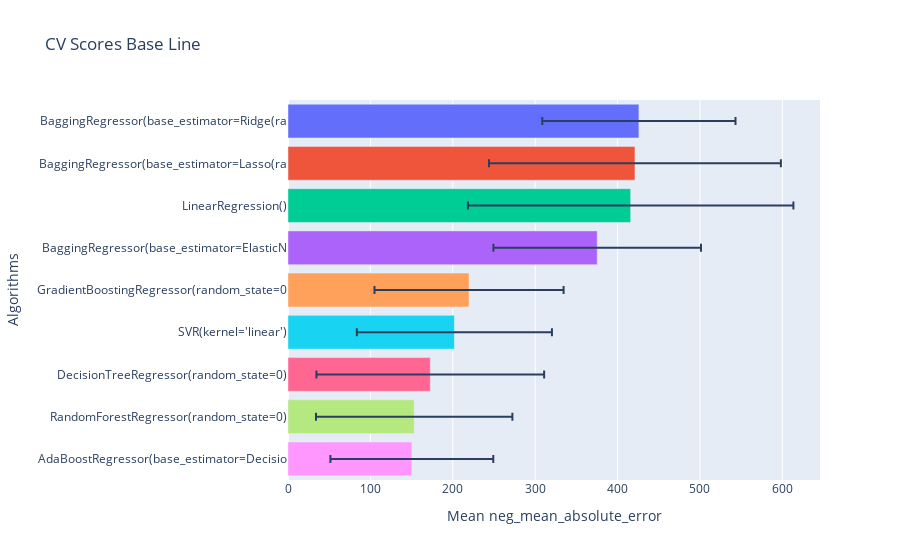

The cell this chart's notebook holds for it:
### Code cell
gp.crossval_models(x_train,y_train,10,lista_estimadores,"neg_mean_absolute_error")

### Figure 1 — Plotly figure (JSON) as saved in the notebook; plotly's stock layout.template omitted (floating-point values rounded to 4 significant figures)
{"data": [{"alignmentgroup": "True", "error_x": {"array": [117.3]}, "hovertemplate": "Algorithms=%{y}<br>Mean neg_mean_absolute_error=%{x}<extra></extra>", "legendgroup": "BaggingRegressor(base_estimator=Ridge(ra", "marker": {"color": "#636efa", "pattern": {"shape": ""}}, "name": "BaggingRegressor(base_estimator=Ridge(ra", "offsetgroup": "BaggingRegressor(base_estimator=Ridge(ra", "orientation": "h", "showlegend": true, "textposition": "auto", "type": "bar", "x": [425.9], "xaxis": "x", "y": ["BaggingRegressor(base_estimator=Ridge(ra"], "yaxis": "y"}, {"alignmentgroup": "True", "error_x": {"array": [177.1]}, "hovertemplate": "Algorithms=%{y}<br>Mean neg_mean_absolute_error=%{x}<extra></extra>", "legendgroup": "BaggingRegressor(base_estimator=Lasso(ra", "marker": {"color": "#EF553B", "pattern": {"shape": ""}}, "name": "BaggingRegressor(base_estimator=Lasso(ra", "offsetgroup": "BaggingRegressor(base_estimator=Lasso(ra", "orientation": "h", "showlegend": true, "textposition": "auto", "type": "bar", "x": [421.1], "xaxis": "x", "y": ["BaggingRegressor(base_estimator=Lasso(ra"], "yaxis": "y"}, {"alignmentgroup": "True", "error_x": {"array": [197.5]}, "hovertemplate": "Algorithms=%{y}<br>Mean neg_mean_absolute_error=%{x}<extra></extra>", "legendgroup": "LinearRegression()", "marker": {"color": "#00cc96", "pattern": {"shape": ""}}, "name": "LinearRegression()", "offsetgroup": "LinearRegression()", "orientation": "h", "showlegend": true, "textposition": "auto", "type": "bar", "x": [415.9], "xaxis": "x", "y": ["LinearRegression()"], "yaxis": "y"}, {"alignmentgroup": "True", "error_x": {"array": [126.0]}, "hovertemplate": "Algorithms=%{y}<br>Mean neg_mean_absolute_error=%{x}<extra></extra>", "legendgroup": "BaggingRegressor(base_estimator=ElasticN", "marker": {"color": "#ab63fa", "pattern": {"shape": ""}}, "name": "BaggingRegressor(base_estimator=ElasticN", "offsetgroup": "BaggingRegressor(base_estimator=ElasticN", "orientation": "h", "showlegend": true, "textposition": "auto", "type": "bar", "x": [375.2], "xaxis": "x", "y": ["BaggingRegressor(base_estimator=ElasticN"], "yaxis": "y"}, {"alignmentgroup": "True", "error_x": {"array": [114.8]}, "hovertemplate": "Algorithms=%{y}<br>Mean neg_mean_absolute_error=%{x}<extra></extra>", "legendgroup": "GradientBoostingRegressor(random_state=0", "marker": {"color": "#FFA15A", "pattern": {"shape": ""}}, "name": "GradientBoostingRegressor(random_state=0", "offsetgroup": "GradientBoostingRegressor(random_state=0", "orientation": "h", "showlegend": true, "textposition": "auto", "type": "bar", "x": [219.7], "xaxis": "x", "y": ["GradientBoostingRegressor(random_state=0"], "yaxis": "y"}, {"alignmentgroup": "True", "error_x": {"array": [118.4]}, "hovertemplate": "Algorithms=%{y}<br>Mean neg_mean_absolute_error=%{x}<extra></extra>", "legendgroup": "SVR(kernel='linear')", "marker": {"color": "#19d3f3", "pattern": {"shape": ""}}, "name": "SVR(kernel='linear')", "offsetgroup": "SVR(kernel='linear')", "orientation": "h", "showlegend": true, "textposition": "auto", "type": "bar", "x": [201.9], "xaxis": "x", "y": ["SVR(kernel='linear')"], "yaxis": "y"}, {"alignmentgroup": "True", "error_x": {"array": [138.2]}, "hovertemplate": "Algorithms=%{y}<br>Mean neg_mean_absolute_error=%{x}<extra></extra>", "legendgroup": "DecisionTreeRegressor(random_state=0)", "marker": {"color": "#FF6692", "pattern": {"shape": ""}}, "name": "DecisionTreeRegressor(random_state=0)", "offsetgroup": "DecisionTreeRegressor(random_state=0)", "orientation": "h", "showlegend": true, "textposition": "auto", "type": "bar", "x": [172.7], "xaxis": "x", "y": ["DecisionTreeRegressor(random_state=0)"], "yaxis": "y"}, {"alignmentgroup": "True", "error_x": {"array": [119.2]}, "hovertemplate": "Algorithms=%{y}<br>Mean neg_mean_absolute_error=%{x}<extra></extra>", "legendgroup": "RandomForestRegressor(random_state=0)", "marker": {"color": "#B6E880", "pattern": {"shape": ""}}, "name": "RandomForestRegressor(random_state=0)", "offsetgroup": "RandomForestRegressor(random_state=0)", "orientation": "h", "showlegend": true, "textposition": "auto", "type": "bar", "x": [153.1], "xaxis": "x", "y": ["RandomForestRegressor(random_state=0)"], "yaxis": "y"}, {"alignmentgroup": "True", "error_x": {"array": [98.82]}, "hovertemplate": "Algorithms=%{y}<br>Mean neg_mean_absolute_error=%{x}<extra></extra>", "legendgroup": "AdaBoostRegressor(base_estimator=Decisio", "marker": {"color": "#FF97FF", "pattern": {"shape": ""}}, "name": "AdaBoostRegressor(base_estimator=Decisio", "offsetgroup": "AdaBoostRegressor(base_estimator=Decisio", "orientation": "h", "showlegend": true, "textposition": "auto", "type": "bar", "x": [150.3], "xaxis": "x", "y": ["AdaBoostRegressor(base_estimator=Decisio"], "yaxis": "y"}], "layout": {"barmode": "relative", "legend": {"title": {"text": "Algorithms"}, "tracegroupgap": 0}, "showlegend": false, "title": {"text": "CV Scores Base Line"}, "xaxis": {"anchor": "y", "domain": [0, 1], "title": {"text": "Mean neg_mean_absolute_error"}}, "yaxis": {"anchor": "x", "categoryarray": ["AdaBoostRegressor(base_estimator=Decisio", "RandomForestRegressor(random_state=0)", "DecisionTreeRegressor(random_state=0)", "SVR(kernel='linear')", "GradientBoostingRegressor(random_state=0", "BaggingRegressor(base_estimator=ElasticN", "LinearRegression()", "BaggingRegressor(base_estimator=Lasso(ra", "BaggingRegressor(base_estimator=Ridge(ra"], "categoryorder": "array", "domain": [0, 1], "title": {"text": "Algorithms"}}}}
